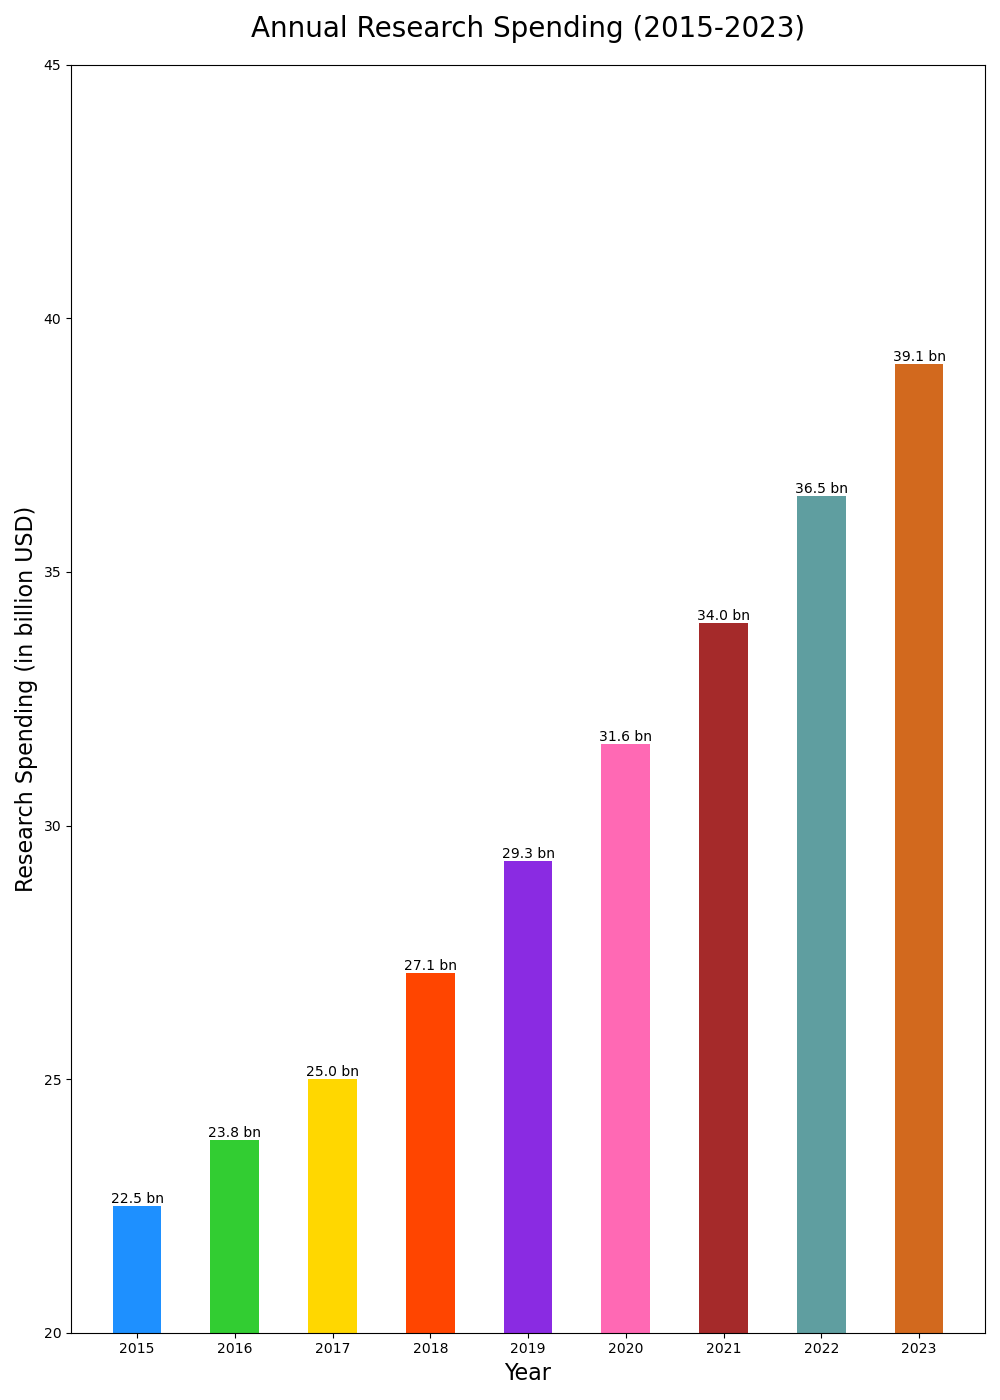

Reproduce this figure in Python.

import matplotlib.pyplot as plt

# Data
years = ['2015', '2016', '2017', '2018', '2019', '2020', '2021', '2022', '2023']
research_spending = [22.5, 23.8, 25.0, 27.1, 29.3, 31.6, 34.0, 36.5, 39.1]

# Create vertical bar chart
fig, ax = plt.subplots(figsize=(10, 14))

bars = ax.bar(years, research_spending, width=0.5, color=['#1E90FF', '#32CD32', '#FFD700', '#FF4500', '#8A2BE2', '#FF69B4', '#A52A2A', '#5F9EA0', '#D2691E'])

# Customizing the plot
ax.set_title('Annual Research Spending (2015-2023)', fontsize=20, pad=20)
ax.set_ylabel('Research Spending (in billion USD)', fontsize=16)
ax.set_xlabel('Year', fontsize=16)

# Set bar labels to show the spending values
for bar in bars:
    height = bar.get_height()
    ax.text(bar.get_x() + bar.get_width()/2, height, f'{height} bn', ha='center', va='bottom')

# Set y-axis limits to truncate the chart and start from a specific value
ax.set_ylim(20, 45)

# Show the plot
plt.tight_layout()
plt.show()
